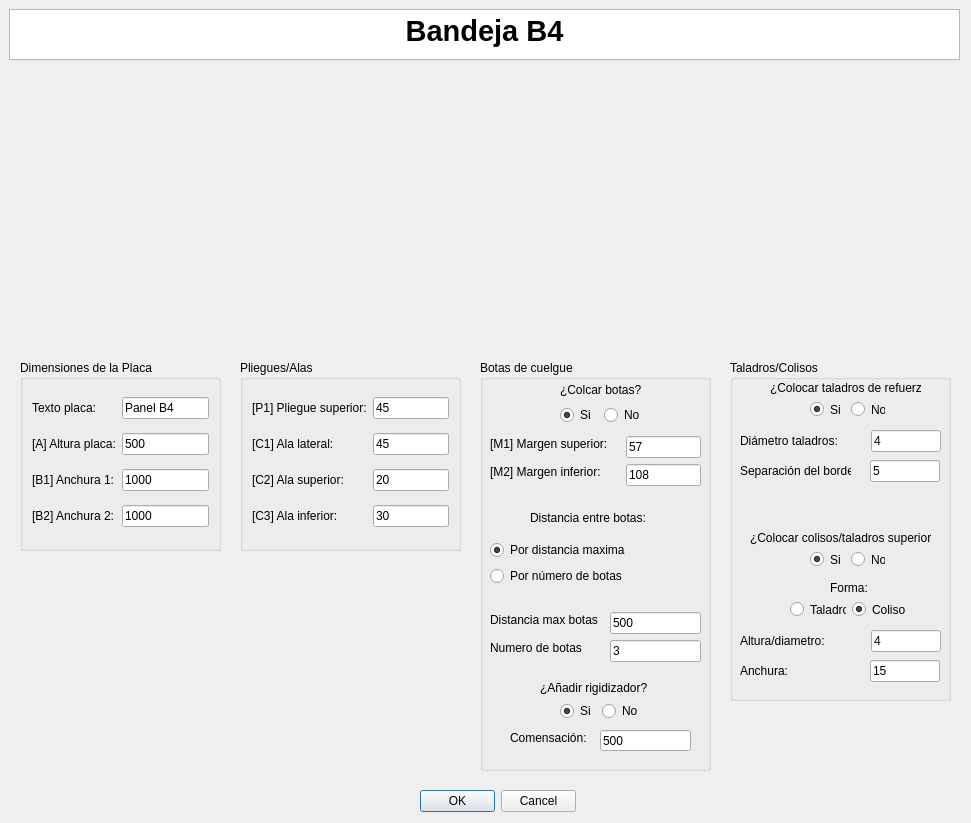
<?xml version="1.0" encoding="UTF-8"?>
<ui version="4.0">
 <class>MyPositionDialog</class>
 <widget class="QDialog" name="MyPositionDialog">
  <property name="geometry">
   <rect>
    <x>0</x>
    <y>0</y>
    <width>971</width>
    <height>823</height>
   </rect>
  </property>
  <property name="windowTitle">
   <string>Enter Position</string>
  </property>
  <property name="whatsThis">
   <string>&lt;html&gt;&lt;head/&gt;&lt;body&gt;&lt;p&gt;Esta ventana de KSDpanel te permite introducir todas las medidas correspondientes del panel seleccionado.&lt;/p&gt;&lt;p&gt;Recuerda que todas las medidas deben de ir en milimetros (mm).&lt;/p&gt;&lt;/body&gt;&lt;/html&gt;</string>
  </property>
  <widget class="QDialogButtonBox" name="buttonBox">
   <property name="geometry">
    <rect>
     <x>420</x>
     <y>790</y>
     <width>156</width>
     <height>23</height>
    </rect>
   </property>
   <property name="orientation">
    <enum>Qt::Horizontal</enum>
   </property>
   <property name="standardButtons">
    <set>QDialogButtonBox::Cancel|QDialogButtonBox::Ok</set>
   </property>
  </widget>
  <widget class="QTextBrowser" name="textBrowser">
   <property name="geometry">
    <rect>
     <x>9</x>
     <y>9</y>
     <width>951</width>
     <height>51</height>
    </rect>
   </property>
   <property name="html">
    <string>&lt;!DOCTYPE HTML PUBLIC &quot;-//W3C//DTD HTML 4.0//EN&quot; &quot;http://www.w3.org/TR/REC-html40/strict.dtd&quot;&gt;
&lt;html&gt;&lt;head&gt;&lt;meta name=&quot;qrichtext&quot; content=&quot;1&quot; /&gt;&lt;style type=&quot;text/css&quot;&gt;
p, li { white-space: pre-wrap; }
&lt;/style&gt;&lt;/head&gt;&lt;body style=&quot; font-family:'MS Shell Dlg 2'; font-size:8.25pt; font-weight:400; font-style:normal;&quot;&gt;
&lt;p align=&quot;center&quot; style=&quot; margin-top:0px; margin-bottom:0px; margin-left:0px; margin-right:0px; -qt-block-indent:0; text-indent:0px;&quot;&gt;&lt;span style=&quot; font-size:22pt; font-weight:600;&quot;&gt;Bandeja B4&lt;/span&gt;&lt;/p&gt;&lt;/body&gt;&lt;/html&gt;</string>
   </property>
  </widget>
  <widget class="QGroupBox" name="groupBox">
   <property name="geometry">
    <rect>
     <x>480</x>
     <y>360</y>
     <width>231</width>
     <height>411</height>
    </rect>
   </property>
   <property name="styleSheet">
    <string notr="true">font: 10pt &quot;MS Shell Dlg 2&quot;;</string>
   </property>
   <property name="title">
    <string>Botas de cuelgue</string>
   </property>
   <widget class="QLineEdit" name="numeroBotasUI">
    <property name="geometry">
     <rect>
      <x>130</x>
      <y>280</y>
      <width>91</width>
      <height>22</height>
     </rect>
    </property>
    <property name="text">
     <string>3</string>
    </property>
   </widget>
   <widget class="QLineEdit" name="distanciaEntreBotasUI">
    <property name="geometry">
     <rect>
      <x>130</x>
      <y>252</y>
      <width>91</width>
      <height>22</height>
     </rect>
    </property>
    <property name="text">
     <string>500</string>
    </property>
   </widget>
   <widget class="QLabel" name="label_7">
    <property name="geometry">
     <rect>
      <x>10</x>
      <y>280</y>
      <width>98</width>
      <height>16</height>
     </rect>
    </property>
    <property name="text">
     <string>Numero de botas</string>
    </property>
   </widget>
   <widget class="QLabel" name="label_6">
    <property name="geometry">
     <rect>
      <x>10</x>
      <y>252</y>
      <width>114</width>
      <height>16</height>
     </rect>
    </property>
    <property name="text">
     <string>Distancia max botas</string>
    </property>
   </widget>
   <widget class="QLabel" name="label_3">
    <property name="geometry">
     <rect>
      <x>10</x>
      <y>76</y>
      <width>130</width>
      <height>16</height>
     </rect>
    </property>
    <property name="text">
     <string>[M1] Margen superior:</string>
    </property>
   </widget>
   <widget class="QLabel" name="label_5">
    <property name="geometry">
     <rect>
      <x>10</x>
      <y>104</y>
      <width>124</width>
      <height>16</height>
     </rect>
    </property>
    <property name="text">
     <string>[M2] Margen inferior:</string>
    </property>
   </widget>
   <widget class="QLineEdit" name="margenAUI">
    <property name="geometry">
     <rect>
      <x>146</x>
      <y>76</y>
      <width>75</width>
      <height>22</height>
     </rect>
    </property>
    <property name="text">
     <string>57</string>
    </property>
   </widget>
   <widget class="QLineEdit" name="margenBUI">
    <property name="geometry">
     <rect>
      <x>146</x>
      <y>104</y>
      <width>75</width>
      <height>22</height>
     </rect>
    </property>
    <property name="text">
     <string>108</string>
    </property>
   </widget>
   <widget class="QLabel" name="label_10">
    <property name="geometry">
     <rect>
      <x>50</x>
      <y>150</y>
      <width>125</width>
      <height>16</height>
     </rect>
    </property>
    <property name="text">
     <string>Distancia entre botas:</string>
    </property>
   </widget>
   <widget class="QWidget" name="layoutWidget">
    <property name="geometry">
     <rect>
      <x>80</x>
      <y>21</y>
      <width>85</width>
      <height>44</height>
     </rect>
    </property>
    <layout class="QGridLayout" name="gridLayout">
     <item row="0" column="0" colspan="2">
      <widget class="QLabel" name="label_2">
       <property name="mouseTracking">
        <bool>false</bool>
       </property>
       <property name="text">
        <string>¿Colcar botas?</string>
       </property>
       <property name="buddy">
        <cstring>label_2</cstring>
       </property>
      </widget>
     </item>
     <item row="1" column="0">
      <widget class="QRadioButton" name="crearBotasUI">
       <property name="text">
        <string>Si</string>
       </property>
       <property name="checked">
        <bool>true</bool>
       </property>
      </widget>
     </item>
     <item row="1" column="1">
      <widget class="QRadioButton" name="noCrearBotasUI">
       <property name="text">
        <string>No</string>
       </property>
      </widget>
     </item>
    </layout>
   </widget>
   <widget class="QWidget" name="layoutWidget">
    <property name="geometry">
     <rect>
      <x>10</x>
      <y>180</y>
      <width>147</width>
      <height>48</height>
     </rect>
    </property>
    <layout class="QVBoxLayout" name="verticalLayout">
     <item>
      <widget class="QRadioButton" name="parametroBotasUI_3">
       <property name="text">
        <string>Por distancia maxima</string>
       </property>
       <property name="checked">
        <bool>true</bool>
       </property>
      </widget>
     </item>
     <item>
      <widget class="QRadioButton" name="parametroBotasUI">
       <property name="text">
        <string>Por número de botas</string>
       </property>
      </widget>
     </item>
    </layout>
   </widget>
   <widget class="QLabel" name="label_23">
    <property name="geometry">
     <rect>
      <x>60</x>
      <y>320</y>
      <width>121</width>
      <height>16</height>
     </rect>
    </property>
    <property name="text">
     <string>¿Añadir rigidizador?</string>
    </property>
   </widget>
   <widget class="QWidget" name="layoutWidget_2">
    <property name="geometry">
     <rect>
      <x>80</x>
      <y>340</y>
      <width>80</width>
      <height>22</height>
     </rect>
    </property>
    <layout class="QHBoxLayout" name="horizontalLayout_4">
     <item>
      <widget class="QRadioButton" name="crearRigidizadorUI">
       <property name="text">
        <string>Si</string>
       </property>
       <property name="checked">
        <bool>true</bool>
       </property>
      </widget>
     </item>
     <item>
      <widget class="QRadioButton" name="noCrearRigidizadorUI">
       <property name="text">
        <string>No</string>
       </property>
      </widget>
     </item>
    </layout>
   </widget>
   <widget class="QLineEdit" name="compensacionGrosorCompositeUI">
    <property name="geometry">
     <rect>
      <x>120</x>
      <y>370</y>
      <width>91</width>
      <height>21</height>
     </rect>
    </property>
    <property name="text">
     <string>500</string>
    </property>
   </widget>
   <widget class="QLabel" name="label_24">
    <property name="geometry">
     <rect>
      <x>30</x>
      <y>370</y>
      <width>91</width>
      <height>16</height>
     </rect>
    </property>
    <property name="text">
     <string>Comensación:</string>
    </property>
   </widget>
  </widget>
  <widget class="QGroupBox" name="groupBox_2">
   <property name="geometry">
    <rect>
     <x>240</x>
     <y>360</y>
     <width>221</width>
     <height>191</height>
    </rect>
   </property>
   <property name="styleSheet">
    <string notr="true">font: 10pt &quot;MS Shell Dlg 2&quot;;</string>
   </property>
   <property name="title">
    <string>Pliegues/Alas</string>
   </property>
   <layout class="QGridLayout" name="gridLayout_2">
    <item row="4" column="0">
     <widget class="QLabel" name="label_12">
      <property name="text">
       <string>[C3] Ala inferior:</string>
      </property>
     </widget>
    </item>
    <item row="0" column="1">
     <widget class="QLineEdit" name="pliegueSuperiorUI">
      <property name="text">
       <string>45</string>
      </property>
     </widget>
    </item>
    <item row="2" column="1">
     <widget class="QLineEdit" name="alaIzquierdaUI">
      <property name="text">
       <string>45</string>
      </property>
     </widget>
    </item>
    <item row="4" column="1">
     <widget class="QLineEdit" name="alaInferiorUI">
      <property name="text">
       <string>30</string>
      </property>
     </widget>
    </item>
    <item row="0" column="0">
     <widget class="QLabel" name="label_13">
      <property name="text">
       <string>[P1] Pliegue superior:</string>
      </property>
     </widget>
    </item>
    <item row="3" column="1">
     <widget class="QLineEdit" name="alaSuperiorUI">
      <property name="text">
       <string>20</string>
      </property>
     </widget>
    </item>
    <item row="2" column="0">
     <widget class="QLabel" name="label_9">
      <property name="text">
       <string>[C1] Ala lateral:</string>
      </property>
     </widget>
    </item>
    <item row="3" column="0">
     <widget class="QLabel" name="label_11">
      <property name="text">
       <string>[C2] Ala superior:</string>
      </property>
     </widget>
    </item>
   </layout>
  </widget>
  <widget class="QLabel" name="imagenPanelUI">
   <property name="geometry">
    <rect>
     <x>220</x>
     <y>70</y>
     <width>521</width>
     <height>281</height>
    </rect>
   </property>
   <property name="text">
    <string/>
   </property>
   <property name="pixmap">
    <pixmap>../imagenes/REF_BH4cotas.jpg</pixmap>
   </property>
   <property name="scaledContents">
    <bool>true</bool>
   </property>
   <property name="wordWrap">
    <bool>false</bool>
   </property>
   <property name="margin">
    <number>0</number>
   </property>
   <property name="openExternalLinks">
    <bool>false</bool>
   </property>
  </widget>
  <widget class="QGroupBox" name="groupBox_3">
   <property name="geometry">
    <rect>
     <x>20</x>
     <y>360</y>
     <width>201</width>
     <height>191</height>
    </rect>
   </property>
   <property name="styleSheet">
    <string notr="true">font: 10pt &quot;MS Shell Dlg 2&quot;;</string>
   </property>
   <property name="title">
    <string>Dimensiones de la Placa</string>
   </property>
   <layout class="QGridLayout" name="gridLayout_3">
    <item row="2" column="1">
     <widget class="QLineEdit" name="anchura1UI">
      <property name="text">
       <string>1000</string>
      </property>
     </widget>
    </item>
    <item row="0" column="1">
     <widget class="QLineEdit" name="textoDescriptivoA0UI">
      <property name="text">
       <string>Panel B4</string>
      </property>
     </widget>
    </item>
    <item row="1" column="0">
     <widget class="QLabel" name="label_8">
      <property name="text">
       <string>[A] Altura placa:</string>
      </property>
     </widget>
    </item>
    <item row="0" column="0">
     <widget class="QLabel" name="label">
      <property name="text">
       <string>Texto placa:</string>
      </property>
     </widget>
    </item>
    <item row="2" column="0">
     <widget class="QLabel" name="label_4">
      <property name="text">
       <string>[B1] Anchura 1:</string>
      </property>
     </widget>
    </item>
    <item row="1" column="1">
     <widget class="QLineEdit" name="alturaPlacaUI">
      <property name="text">
       <string>500</string>
      </property>
     </widget>
    </item>
    <item row="3" column="0">
     <widget class="QLabel" name="label_22">
      <property name="text">
       <string>[B2] Anchura 2:</string>
      </property>
     </widget>
    </item>
    <item row="3" column="1">
     <widget class="QLineEdit" name="anchura2UI">
      <property name="text">
       <string>1000</string>
      </property>
     </widget>
    </item>
   </layout>
  </widget>
  <widget class="QGroupBox" name="groupBox_4">
   <property name="geometry">
    <rect>
     <x>730</x>
     <y>360</y>
     <width>221</width>
     <height>341</height>
    </rect>
   </property>
   <property name="title">
    <string>Taladros/Colisos</string>
   </property>
   <widget class="QLabel" name="label_15">
    <property name="geometry">
     <rect>
      <x>40</x>
      <y>20</y>
      <width>151</width>
      <height>16</height>
     </rect>
    </property>
    <property name="text">
     <string>¿Colocar taladros de refuerzo?</string>
    </property>
   </widget>
   <widget class="QLabel" name="label_16">
    <property name="geometry">
     <rect>
      <x>10</x>
      <y>70</y>
      <width>125</width>
      <height>22</height>
     </rect>
    </property>
    <property name="text">
     <string>Diámetro taladros:</string>
    </property>
   </widget>
   <widget class="QLineEdit" name="diametroTaladrosUI">
    <property name="geometry">
     <rect>
      <x>141</x>
      <y>70</y>
      <width>70</width>
      <height>22</height>
     </rect>
    </property>
    <property name="text">
     <string>4</string>
    </property>
   </widget>
   <widget class="QLineEdit" name="distanciaBordeUI">
    <property name="geometry">
     <rect>
      <x>140</x>
      <y>100</y>
      <width>70</width>
      <height>22</height>
     </rect>
    </property>
    <property name="text">
     <string>5</string>
    </property>
   </widget>
   <widget class="QLabel" name="label_17">
    <property name="geometry">
     <rect>
      <x>10</x>
      <y>100</y>
      <width>111</width>
      <height>21</height>
     </rect>
    </property>
    <property name="text">
     <string>Separación del borde:</string>
    </property>
   </widget>
   <widget class="QLabel" name="label_18">
    <property name="geometry">
     <rect>
      <x>20</x>
      <y>170</y>
      <width>181</width>
      <height>16</height>
     </rect>
    </property>
    <property name="text">
     <string>¿Colocar colisos/taladros superiores?</string>
    </property>
   </widget>
   <widget class="QLabel" name="label_19">
    <property name="geometry">
     <rect>
      <x>100</x>
      <y>220</y>
      <width>41</width>
      <height>16</height>
     </rect>
    </property>
    <property name="text">
     <string>Forma:</string>
    </property>
   </widget>
   <widget class="QLineEdit" name="anchuraColisoUI">
    <property name="geometry">
     <rect>
      <x>140</x>
      <y>300</y>
      <width>70</width>
      <height>22</height>
     </rect>
    </property>
    <property name="text">
     <string>15</string>
    </property>
   </widget>
   <widget class="QLineEdit" name="alturaColisoUI">
    <property name="geometry">
     <rect>
      <x>141</x>
      <y>270</y>
      <width>70</width>
      <height>22</height>
     </rect>
    </property>
    <property name="text">
     <string>4</string>
    </property>
   </widget>
   <widget class="QLabel" name="label_20">
    <property name="geometry">
     <rect>
      <x>10</x>
      <y>300</y>
      <width>111</width>
      <height>21</height>
     </rect>
    </property>
    <property name="text">
     <string>Anchura:</string>
    </property>
   </widget>
   <widget class="QLabel" name="label_21">
    <property name="geometry">
     <rect>
      <x>10</x>
      <y>270</y>
      <width>125</width>
      <height>22</height>
     </rect>
    </property>
    <property name="text">
     <string>Altura/diametro:</string>
    </property>
   </widget>
   <widget class="QWidget" name="layoutWidget">
    <property name="geometry">
     <rect>
      <x>80</x>
      <y>40</y>
      <width>75</width>
      <height>19</height>
     </rect>
    </property>
    <layout class="QHBoxLayout" name="horizontalLayout">
     <item>
      <widget class="QRadioButton" name="crearTaladrosUI">
       <property name="text">
        <string>Si</string>
       </property>
       <property name="checked">
        <bool>true</bool>
       </property>
      </widget>
     </item>
     <item>
      <widget class="QRadioButton" name="noCrearTaladrosUI">
       <property name="text">
        <string>No</string>
       </property>
      </widget>
     </item>
    </layout>
   </widget>
   <widget class="QWidget" name="layoutWidget">
    <property name="geometry">
     <rect>
      <x>80</x>
      <y>190</y>
      <width>75</width>
      <height>19</height>
     </rect>
    </property>
    <layout class="QHBoxLayout" name="horizontalLayout_2">
     <item>
      <widget class="QRadioButton" name="crearColisoUI">
       <property name="text">
        <string>Si</string>
       </property>
       <property name="checked">
        <bool>true</bool>
       </property>
      </widget>
     </item>
     <item>
      <widget class="QRadioButton" name="noCrearColisoUI">
       <property name="text">
        <string>No</string>
       </property>
      </widget>
     </item>
    </layout>
   </widget>
   <widget class="QWidget" name="layoutWidget">
    <property name="geometry">
     <rect>
      <x>60</x>
      <y>240</y>
      <width>118</width>
      <height>19</height>
     </rect>
    </property>
    <layout class="QHBoxLayout" name="horizontalLayout_3">
     <item>
      <widget class="QRadioButton" name="taladroColisoUI">
       <property name="text">
        <string>Taladro</string>
       </property>
      </widget>
     </item>
     <item>
      <widget class="QRadioButton" name="colisoColisoUI">
       <property name="text">
        <string>Coliso</string>
       </property>
       <property name="checked">
        <bool>true</bool>
       </property>
      </widget>
     </item>
    </layout>
   </widget>
  </widget>
  <zorder>groupBox_2</zorder>
  <zorder>groupBox</zorder>
  <zorder>buttonBox</zorder>
  <zorder>textBrowser</zorder>
  <zorder>imagenPanelUI</zorder>
  <zorder>groupBox_3</zorder>
  <zorder>groupBox_4</zorder>
 </widget>
 <resources/>
 <connections>
  <connection>
   <sender>buttonBox</sender>
   <signal>accepted()</signal>
   <receiver>MyPositionDialog</receiver>
   <slot>accept()</slot>
   <hints>
    <hint type="sourcelabel">
     <x>248</x>
     <y>254</y>
    </hint>
    <hint type="destinationlabel">
     <x>157</x>
     <y>274</y>
    </hint>
   </hints>
  </connection>
  <connection>
   <sender>buttonBox</sender>
   <signal>rejected()</signal>
   <receiver>MyPositionDialog</receiver>
   <slot>reject()</slot>
   <hints>
    <hint type="sourcelabel">
     <x>316</x>
     <y>260</y>
    </hint>
    <hint type="destinationlabel">
     <x>286</x>
     <y>274</y>
    </hint>
   </hints>
  </connection>
 </connections>
</ui>
